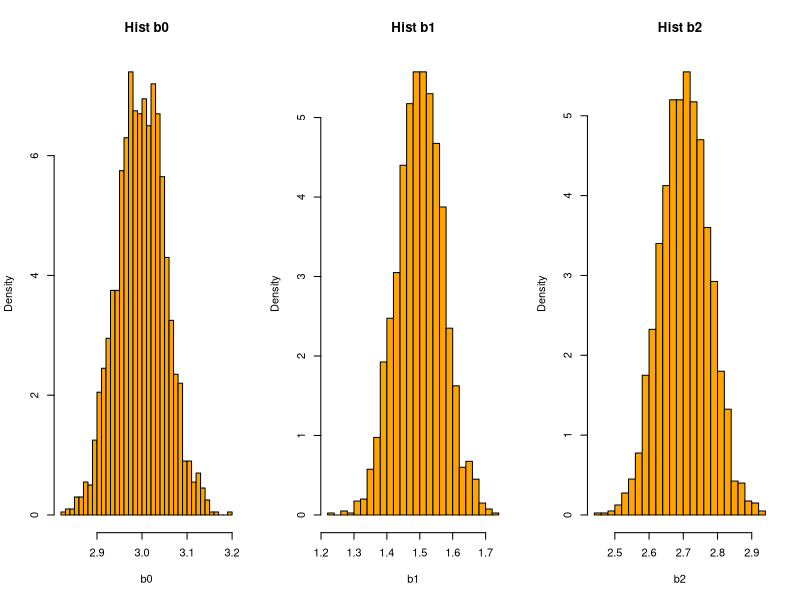
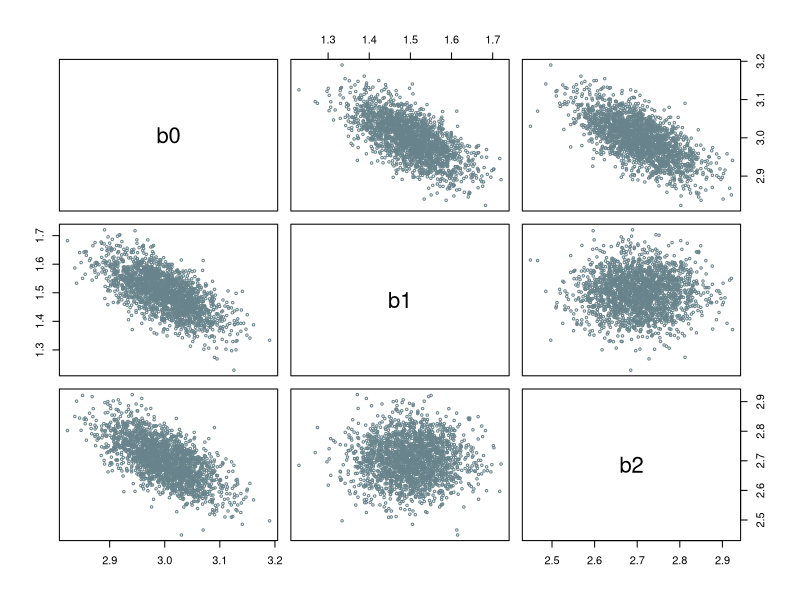
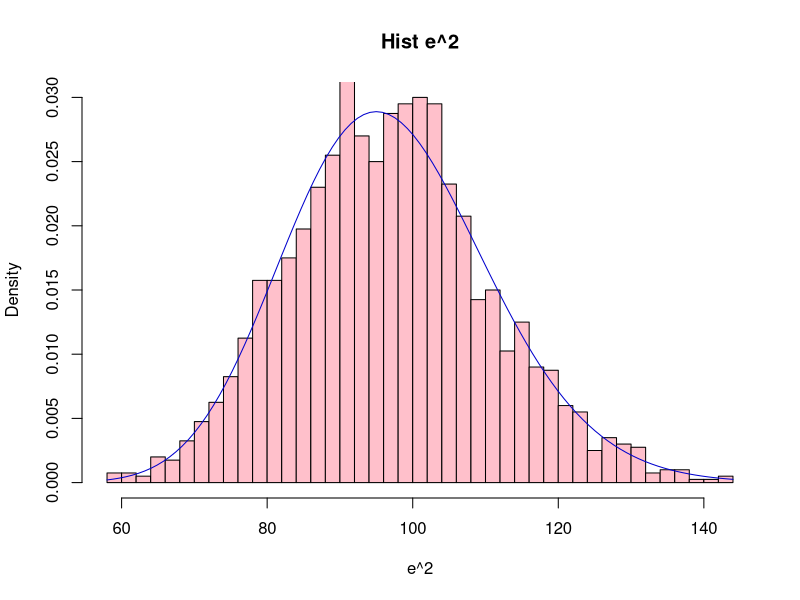
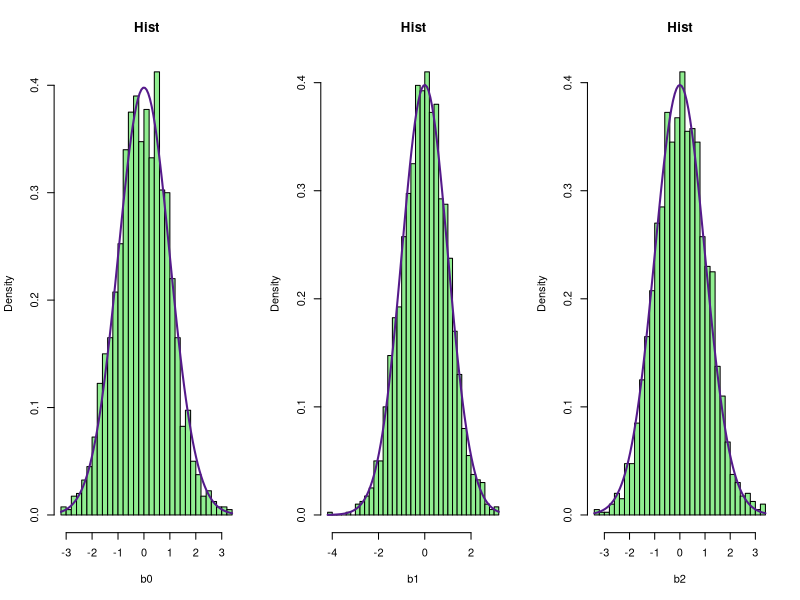

Here is the R script that generated these plots, in order:
# --------------------------------------------------------------------------------------------------
M<-2000
n<-100
b<-c(1.5,2.7)
b0<-3
p<-length( b )
s<-0.2

k<-1
B<-data.frame()
E2<-data.frame()
C<-data.frame()
while( k <= M ) {
  X<-matrix( runif( 2 * n ), n, 2 )
  e<-rnorm( n, 0, s )
  D<-data.frame( Y = X %*% b + b0 + e, X1 = X[,1], X2 = X[,2] )
  MC<-lm( Y ~ X1 + X2, data = D )
  B<-rbind( B, coefficients( MC ) )
  E2<-rbind( E2, sum( residuals( MC )^2 ) )
  XX<-cbind( rep( 1, n ), X )
  C<-rbind( C, diag( solve( t(XX) %*% XX ) ) )
  k<-k+1
}
colnames( B )<-c( 'b0', 'b1', 'b2' )
colnames( E2 )<-c( 'e2' )
colnames( C )<-c( 'c0', 'c1', 'c2' )
rm( k, X, e, D, MC )

# --------------------------------------------------------------------------------------------------
# Estimación de s
sqrt( mean( E2$e2 / ( n - p - 1 ) ) )

# --------------------------------------------------------------------------------------------------
X11( width = 13, height = 5 )
layout( matrix( c(1,2,3), 1, 3, byrow = TRUE ) )
hist( B$b0, breaks = 30, freq = FALSE, col = 'orange1', xlab = 'b0', main = 'Hist b0' )
hist( B$b1, breaks = 30, probability = TRUE, col = 'orange1', xlab = 'b1', main = 'Hist b1' )
hist( B$b2, breaks = 30, probability = TRUE, col = 'orange1', xlab = 'b2', main = 'Hist b2' )

X11()
plot( B, col = 'lightblue4', cex = 0.5, pch = 1 )

X11()
hist( E2$e2 / s^2, breaks = 40, probability = TRUE, col = 'pink',
      xlab = 'e^2', main = 'Hist e^2', ylim = c( 0.0, 0.03 ) )
curve( dchisq( x, df = n - p - 1 ), col = 'blue3', add = TRUE )

X11( width = 13, height = 5 )
layout( matrix( c(1,2,3), 1, 3, byrow = TRUE ) )
hist( ( B$b0 - b0 ) / sqrt( C$c0 * E2$e2 / ( n - p - 1 ) ), 
      breaks = 40, probability = TRUE, col = 'lightgreen', xlab = 'b0', main = 'Hist' )
curve( dt( x, df = n - p - 1 ), col = 'purple4', add = TRUE, lwd = 2 )
hist( ( B$b1 - b[1] ) / sqrt( C$c1 * E2$e2 / ( n - p - 1 ) ), 
      breaks = 40, probability = TRUE, col = 'lightgreen', xlab = 'b1', main = 'Hist' )
curve( dt( x, df = n - p - 1 ), col = 'purple4', add = TRUE, lwd = 2  )
hist( ( B$b2 - b[2] ) / sqrt( C$c2 * E2$e2 / ( n - p - 1 ) ), 
      breaks = 40, probability = TRUE, col = 'lightgreen', xlab = 'b2', main = 'Hist' )
curve( dt( x, df = n - p - 1 ), col = 'purple4', add = TRUE, lwd = 2 )
